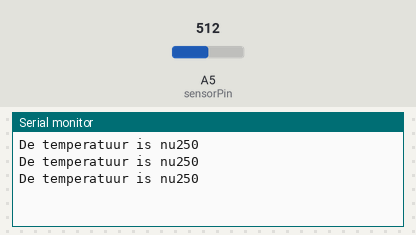
A sketch run on a simulated Arduino Uno, built with avr-gcc and run on an emulated ATmega328P. Shown: the last lines printed to the serial monitor. The inputs (shaded band) are chosen by the test bench; at power-on: A5 (sensorPin) = 512.

Above: at 1.3 s.
1.4 s: A5 (sensorPin) set to 716
At 1.9 s:
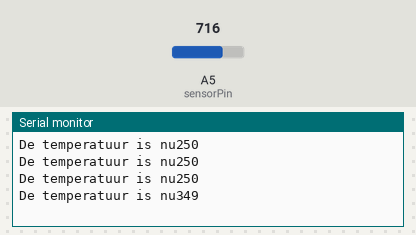
2.9 s: A5 (sensorPin) set to 900
At 3.4 s:
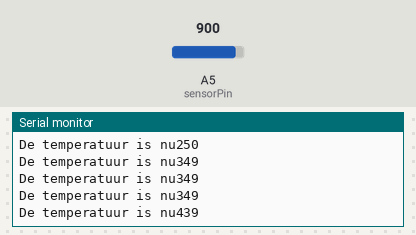
Timing chart, 0 to 5.9 s (numbered marks = the images above; inputs shaded):
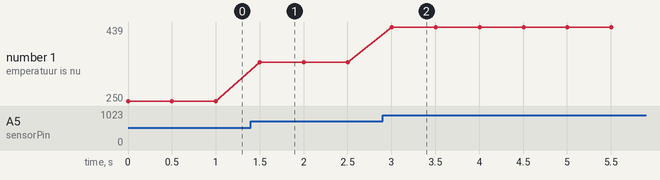

Measured:
- after the input at 1.4 s, the serial monitor: prints a new line after 0.10 s (image 1)
- after the input at 2.9 s, the serial monitor: prints a new line after 0.10 s (image 2)
- plotted number 1: 250 → 349 after the input at 1.4 s, 349 → 439 after the input at 2.9 s

The sketch:

ArduinoOpdracht4.ino
```cpp
//Definieer de sensorPin en sluit hem aan op A5.
const int sensorPin = A5;

//Dit runt maar een keer.
void setup()
{
  //Zorg ervoor dat de berichten in de seriële monitor zo snel zijn.
  Serial.begin(9600);
}

//Dit runt oneindig door.
void loop()
{
  //Post deze string, lees de waarde van de sensorPin en zorg ervoor dat de standaard fromLow/High verandert naar de toLow/High.
  //
  Serial.print("De temperatuur is nu");
  Serial.println(map(analogRead(sensorPin), 0, 1023, 0, 500));
  delay(500);
}
```
